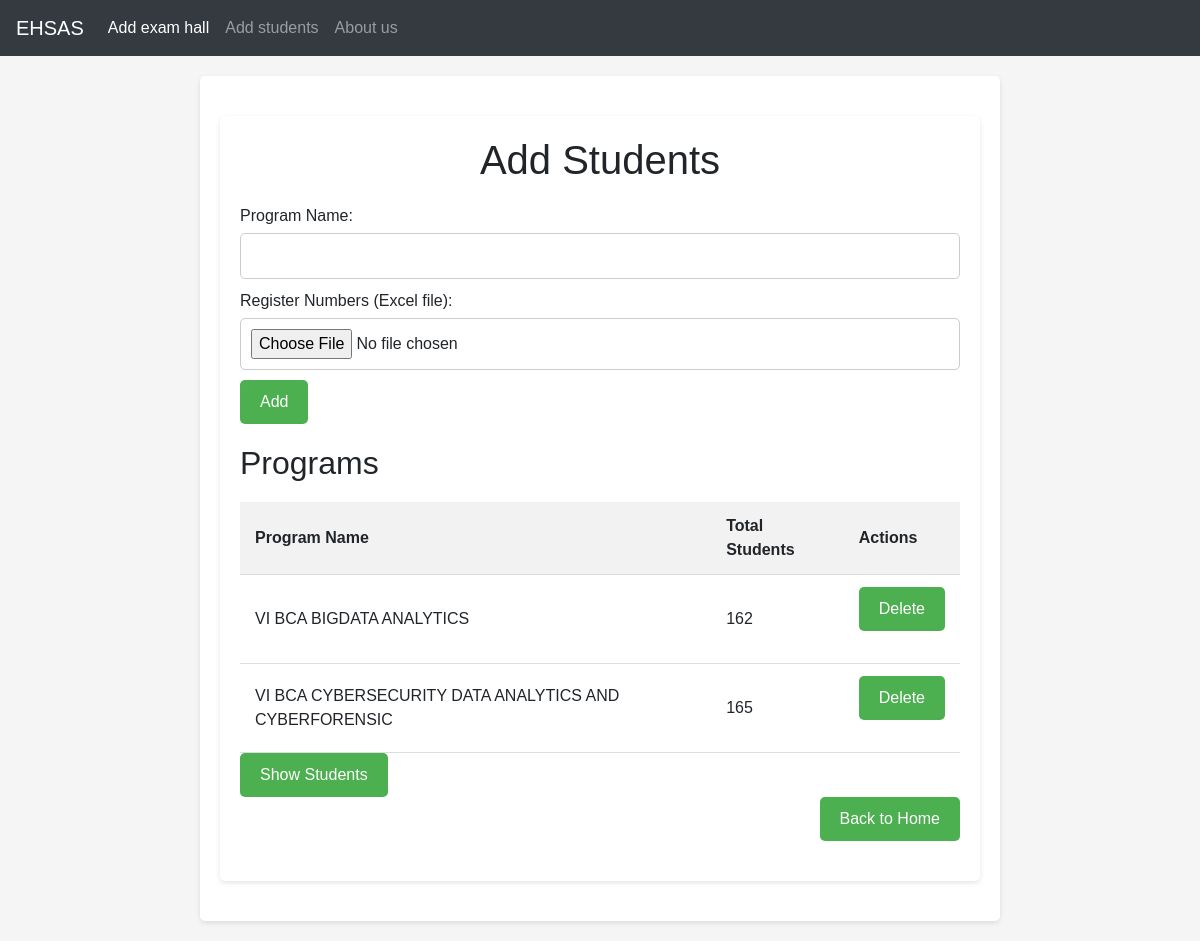
Page /add_students on the committed database.
### app.py (models this page shows)
class Student(db.Model):
    id = db.Column(db.Integer, primary_key=True)
    program_name = db.Column(db.String(100), nullable=False)
    register_number = db.Column(db.String(20), nullable=False)

### app.py (the view, shortened to what this page needs)
@app.route('/add_students', methods=['GET', 'POST'])
def add_students():
    programs = db.session.query(Student.program_name, db.func.count(Student.register_number).label('total_students')).group_by(Student.program_name).all()
    return render_template('students.html', programs=programs)

### templates/students.html (shortened to what this page needs)
<!DOCTYPE html>
<html lang="en">
<head>
    <link rel="stylesheet" href="https://cdn.jsdelivr.net/npm/bootstrap@4.0.0/dist/css/bootstrap.min.css">
</head>
<body>
    <nav class="navbar navbar-expand-lg navbar-dark bg-dark">
        <a class="navbar-brand" href="#">EHSAS</a>
        <div class="collapse navbar-collapse" id="navbarNav">
          <ul class="navbar-nav">
            <li class="nav-item active">
              <a class="nav-link" href="/">Add exam hall <span class="sr-only">(current)</span></a>
            </li>
            <li class="nav-item">
              <a class="nav-link" href="/add_students">Add students</a>
            </li>
            <li class="nav-item">
              <a class="nav-link" href="/about">About us</a>
            </li>
          </ul>
        </div>
      </nav>
    <div class="container">
    <div class="container">
        <h1>Add Students</h1>
        <form action="/add_students" method="POST" enctype="multipart/form-data">
            <label for="program_name">Program Name:</label>
            <input type="text" id="program_name" name="program_name" required>
            <label for="register_numbers">Register Numbers (Excel file):</label>
            <input type="file" id="register_numbers" name="register_numbers" accept=".xlsx" required>
            <button type="submit">Add</button>
        </form>
        <h2>Programs</h2>
        <table>
            <thead>
                <tr>
                    <th>Program Name</th>
                    <th>Total Students</th>
                    <th>Actions</th>
                </tr>
            </thead>
            <tbody>
                {% for program, total_students in programs %}
                    <tr>
                        <td>{{ program }}</td>
                        <td>{{ total_students }}</td>
                        <td>
                            <form action="{{ url_for('delete_students', program_name=program) }}" method="POST" onsubmit="return confirm('Are you sure you want to delete {{ program }} and all its students?')">
                                <button type="submit" class="delete-btn">Delete</button>
                            </form>
                        </td>
                    </tr>
                {% endfor %}
            </tbody>
        </table>
        <div>
            <form action="/list_students" method="get" style="display: inline;">
                <button type="submit">Show Students</button>
                </form>
        </div>
        <div style="text-align: right;">
            <form action="{{ url_for('index') }}">
                <button type="submit">Back to Home</button>
            </form>
        </div>
    </div>
</body>
</html>

### templates/students.html (style rules this page uses)
body { font-family: Arial, sans-serif; background-color: #f5f5f5; margin: 0; padding: 0; }
.container { max-width: 800px; margin: 20px auto; padding: 20px; background-color: #fff; border-radius: 5px; box-shadow: 0 2px 5px rgba(0, 0, 0, 0.1); }
h1 { text-align: center; margin-bottom: 20px; }
form { margin-bottom: 20px; }
label { display: block; margin-bottom: 5px; }
input[type="text"], input[type="file"] { width: 100%; padding: 10px; margin-bottom: 10px; border: 1px solid #ccc; border-radius: 5px; box-sizing: border-box; }
button[type="submit"] { padding: 10px 20px; background-color: #4CAF50; color: #fff; border: none; border-radius: 5px; cursor: pointer; }
table { width: 100%; border-collapse: collapse; margin-top: 20px; }
th, td { padding: 12px 15px; border-bottom: 1px solid #ddd; text-align: left; }
th { background-color: #f2f2f2; }
.delete-btn { padding: 8px 12px; background-color: #f44336; color: #fff; border: none; border-radius: 5px; cursor: pointer; }

### rows in the picture
Student: program_name "VI BCA BIGDATA ANALYTICS", id "162"
Student: program_name "VI BCA CYBERSECURITY DATA ANALYTICS AND CYBERFORENSIC", id "165"
